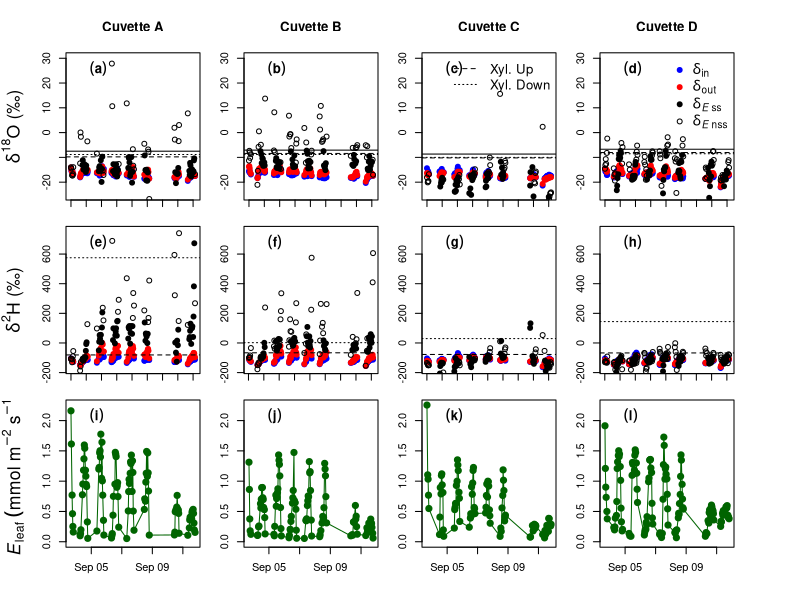

The R source for this figure:
library(lubridate)

dfS <- read.table('barkData/Sept_complete.csv', sep = ';', header = TRUE)
# recalculate transpiration (in mmol m-2 s-1) following Zsofia's email on 1-March-2021
dfS$TrA_old <- dfS$TrA
dfS$TrA <- 1000*((dfS$FlowOut/dfS$Area)*((dfS$H2Oout_G - dfS$H2Oin_G)/(dfS$ATP - dfS$H2Oin_G)))
dfS$DT <- as.POSIXct(dfS$DT, format="%Y-%m-%d %H:%M:%S")
wiS <- read.csv("barkData/Sept_xylem_wi.csv")
dfS <- dplyr::left_join(dfS, wiS, by = 'MpNo')
dfS$band_surface_m2 <- dfS$diam_cm * pi * dfS$length_cm/10000
# estimated needle area per branch given a certain branch diameter
# equation according to Cermak et al. 1998 Ann For Sci
# y = 0.003*x^2 - 0.008*x
# y is needle area in m2 and x is branch sectional area in m2 (mm2???)
dfS$cross_section_area_mm2 <- pi*(dfS$diam_cm*10*0.5)^2
dfS$needle_area_m2 <- 0.003*dfS$cross_section_area_mm2^2 - 0.08*dfS$cross_section_area_mm2
# calculate branch transpiration rate
dfS$E_branch <- dfS$TrA * dfS$needle_area_m2
dfS$time <- yday(dfS$DT) + (hour(dfS$DT)+ minute(dfS$DT)/60)/24
dfS$timeDec <- hour(dfS$DT)+ (minute(dfS$DT)/60)
dfS$DOY <- yday(dfS$DT)
# calculate deltas (d18O and d2H) of transpired water (d_E), according to:
dfS$d18O_E <- (dfS$FlowOut*dfS$H2Oout_G*dfS$d18O_out*0.001 - dfS$FlowIn*dfS$H2Oin_G*dfS$d18O_in*0.001)*1000/
  (dfS$FlowOut*dfS$H2Oout_G - dfS$FlowIn*dfS$H2Oin_G)
dfS$ss <- ifelse(dfS$d18O_E <= dfS$d18_up_lim & dfS$PAR >= 100 &
                   dfS$timeDec >= 10 & dfS$timeDec < 18 &
                   dfS$DOY >= 247, 'yes', 'no')

dfS$d2H_E <- (dfS$FlowOut*dfS$H2Oout_G*dfS$dDH_out*0.001 - dfS$FlowIn*dfS$H2Oin_G*dfS$dDH_in*0.001)*1000/
  (dfS$FlowOut*dfS$H2Oout_G - dfS$FlowIn*dfS$H2Oin_G)

myMpNo <- unique(dfS$MpNo)

dfSwhole <- dfS
dfS <- subset(dfS, DOY != 252)

windows(12,8)
par(mfrow=c(3, 4), mar = c(0, 5, 4, 0))
plot(subset(dfS, MpNo == myMpNo[1])$d18O_in ~ subset(dfS, MpNo == myMpNo[1])$DT,
     pch =19, col = 'blue', ylim = c(-25, 30), main = 'Cuvette A', axes = F,
     ylab = expression(paste(delta^{18}, "O (\u2030)")), xlab = '', cex.lab = 1.6)
points(subset(dfS, MpNo == myMpNo[1])$d18O_out ~ subset(dfS, MpNo == myMpNo[1])$DT, pch =19, col = 'red')
points(subset(dfS, MpNo == myMpNo[1] & ss == 'yes')$d18O_E ~ subset(dfS, MpNo == myMpNo[1] & ss == 'yes')$DT,
       pch =19, col = 'black')
points(subset(dfS, MpNo == myMpNo[1] & ss == 'no')$d18O_E ~ subset(dfS, MpNo == myMpNo[1] & ss == 'no')$DT,
       pch =1, col = 'black')
abline(subset(dfS, MpNo == myMpNo[1])$d18O_b[1], 0, lty = 2)
abline(subset(dfS, MpNo == myMpNo[1])$d18O_a[1], 0, lty = 3)
abline(subset(dfS, MpNo == myMpNo[1])$d18_up_lim[1], 0)
axis(side = 2, at = seq(-20, 30, 10), labels = seq(-20, 30, 10))
axis(side = 1, at = seq(min(subset(dfS, MpNo == myMpNo[1])$DT), max(subset(dfS, MpNo == myMpNo[1])$DT), 'day'),
     labels = F)
box()
legend('topleft', expression(bold((a))), bty = 'n', cex = 1.2, pt.cex = 1)

par(mar = c(0, 5*2/3, 4, 5/3))
plot(subset(dfS, MpNo == myMpNo[2])$d18O_in ~ subset(dfS, MpNo == myMpNo[2])$DT,
     pch =19, col = 'blue', ylim = c(-25, 30), axes = F,
     ylab = '', xlab = '', main = 'Cuvette B')
points(subset(dfS, MpNo == myMpNo[2])$d18O_out ~ subset(dfS, MpNo == myMpNo[2])$DT, pch =19, col = 'red')
points(subset(dfS, MpNo == myMpNo[2] & ss == 'yes')$d18O_E ~ subset(dfS, MpNo == myMpNo[2] & ss == 'yes')$DT,
       pch =19, col = 'black')
points(subset(dfS, MpNo == myMpNo[2] & ss == 'no')$d18O_E ~ subset(dfS, MpNo == myMpNo[2] & ss == 'no')$DT,
       pch =1, col = 'black')
abline(subset(dfS, MpNo == myMpNo[2])$d18O_b[1], 0, lty = 2)
abline(subset(dfS, MpNo == myMpNo[2])$d18O_a[1], 0, lty = 3)
abline(subset(dfS, MpNo == myMpNo[2])$d18_up_lim[1], 0)
axis(side = 2, at = seq(-20, 30, 10), labels = seq(-20, 30, 10))
axis(side = 1, at = seq(min(subset(dfS, MpNo == myMpNo[2])$DT), max(subset(dfS, MpNo == myMpNo[2])$DT), 'day'),
     labels = F)
box()
legend('topleft', expression(bold((b))), bty = 'n', cex = 1.2, pt.cex = 1)

par(mar = c(0, 5/3, 4, 5*2/3))
plot(subset(dfS, MpNo == myMpNo[3])$d18O_in ~ subset(dfS, MpNo == myMpNo[3])$DT,
     pch =19, col = 'blue', ylim = c(-25, 30), axes = F,
     ylab = '', xlab = '', main = 'Cuvette C')
points(subset(dfS, MpNo == myMpNo[3])$d18O_out ~ subset(dfS, MpNo == myMpNo[3])$DT, pch =19, col = 'red')
points(subset(dfS, MpNo == myMpNo[3] & ss == 'yes')$d18O_E ~ subset(dfS, MpNo == myMpNo[3] & ss == 'yes')$DT,
       pch =19, col = 'black')
points(subset(dfS, MpNo == myMpNo[3] & ss == 'no')$d18O_E ~ subset(dfS, MpNo == myMpNo[3] & ss == 'no')$DT,
       pch =1, col = 'black')
abline(subset(dfS, MpNo == myMpNo[3])$d18O_b[1], 0, lty = 2)
abline(subset(dfS, MpNo == myMpNo[3])$d18O_a[1], 0, lty = 3)
abline(subset(dfS, MpNo == myMpNo[3])$d18_up_lim[1], 0)
axis(side = 2, at = seq(-20, 30, 10), seq(-20, 30, 10))
axis(side = 1, at = seq(min(subset(dfS, MpNo == myMpNo[3])$DT), max(subset(dfS, MpNo == myMpNo[3])$DT), 'day'),
     labels = F)
box()
legend('topleft', expression(bold((c))), bty = 'n', cex = 1.2, pt.cex = 1)

legend('topright', legend = c('Xyl. Up', 'Xyl. Down'), bty = 'n', lty = c(2, 3),
       cex = 1.2, pt.cex = 1)

par(mar = c(0, 0, 4, 5))
plot(subset(dfS, MpNo == myMpNo[4])$d18O_in ~ subset(dfS, MpNo == myMpNo[4])$DT,
     pch =19, col = 'blue', ylim = c(-25, 30), axes = F,
     ylab = '', xlab = '', main = 'Cuvette D')
points(subset(dfS, MpNo == myMpNo[4])$d18O_out ~ subset(dfS, MpNo == myMpNo[4])$DT, pch =19, col = 'red')
points(subset(dfS, MpNo == myMpNo[4] & ss == 'yes')$d18O_E ~ subset(dfS, MpNo == myMpNo[4] & ss == 'yes')$DT,
       pch =19, col = 'black')
points(subset(dfS, MpNo == myMpNo[4] & ss == 'no')$d18O_E ~ subset(dfS, MpNo == myMpNo[4] & ss == 'no')$DT,
       pch =1, col = 'black')
abline(subset(dfS, MpNo == myMpNo[4])$d18O_b[1], 0, lty = 2)
abline(subset(dfS, MpNo == myMpNo[4])$d18O_a[1], 0, lty = 3)
abline(subset(dfS, MpNo == myMpNo[4])$d18_up_lim[1], 0)
axis(side = 2, at = seq(-20, 30, 10), labels = seq(-20, 30, 10))
axis(side = 1, at = seq(min(subset(dfS, MpNo == myMpNo[4])$DT), max(subset(dfS, MpNo == myMpNo[4])$DT), 'day'),
     labels = F)
box()
legend('topleft', expression(bold((d))), bty = 'n', cex = 1.2, pt.cex = 1)
legend('topright', pch = c(rep(19, 3), 1), legend = c(expression(delta['in']), expression(delta[out]),
                              expression(delta[italic(E)~ss]), expression(delta[italic(E)~nss])), 
       col = c('blue', 'red', 'black', 'black'), bty = 'n', cex = 1.3, pt.cex = 1)

par(mar = c(2, 5, 2, 0))
plot(subset(dfS, MpNo == myMpNo[1])$dDH_in ~ subset(dfS, MpNo == myMpNo[1])$DT,
     pch =19, col = 'blue', ylim = c(-170, 750), axes = F,
     ylab = expression(paste(delta^{2}, "H (\u2030)")), xlab = '', cex.lab = 1.6)
points(subset(dfS, MpNo == myMpNo[1])$dDH_out ~ subset(dfS, MpNo == myMpNo[1])$DT, pch =19, col = 'red')
points(subset(dfS, MpNo == myMpNo[1] & ss == 'yes')$d2H_E ~ subset(dfS, MpNo == myMpNo[1] & ss == 'yes')$DT,
       pch =19, col = 'black')
points(subset(dfS, MpNo == myMpNo[1] & ss == 'no')$d2H_E ~ subset(dfS, MpNo == myMpNo[1] & ss == 'no')$DT,
       pch =1, col = 'black')
abline(subset(dfS, MpNo == myMpNo[1])$d2H_b[1], 0, lty = 2)
abline(subset(dfS, MpNo == myMpNo[1])$d2H_a[1], 0, lty = 3)
axis(side = 2, at = seq(-200, 600, 200), labels = seq(-200, 600, 200))
axis(side = 1, at = seq(min(subset(dfS, MpNo == myMpNo[1])$DT), max(subset(dfS, MpNo == myMpNo[1])$DT), 'day'),
     labels = F)
box()
legend('topleft', expression(bold((e))), bty = 'n', cex = 1.2, pt.cex = 1)

par(mar = c(2, 5*2/3, 2, 5/3))
plot(subset(dfS, MpNo == myMpNo[2])$dDH_in ~ subset(dfS, MpNo == myMpNo[2])$DT,
     pch =19, col = 'blue', ylim = c(-170, 750), axes = F,
     ylab = '', xlab = '')
points(subset(dfS, MpNo == myMpNo[2])$dDH_out ~ subset(dfS, MpNo == myMpNo[2])$DT, pch =19, col = 'red')
points(subset(dfS, MpNo == myMpNo[2] & ss == 'yes')$d2H_E ~ subset(dfS, MpNo == myMpNo[2] & ss == 'yes')$DT,
       pch =19, col = 'black')
points(subset(dfS, MpNo == myMpNo[2] & ss == 'no')$d2H_E ~ subset(dfS, MpNo == myMpNo[2] & ss == 'no')$DT,
       pch =1, col = 'black')
abline(subset(dfS, MpNo == myMpNo[2])$d2H_b[1], 0, lty = 2)
abline(subset(dfS, MpNo == myMpNo[2])$d2H_a[1], 0, lty = 3)
axis(side = 2, at = seq(-200, 600, 200), labels = seq(-200, 600, 200))
axis(side = 1, at = seq(min(subset(dfS, MpNo == myMpNo[1])$DT), max(subset(dfS, MpNo == myMpNo[1])$DT), 'day'),
     labels = F)
box()
legend('topleft', expression(bold((f))), bty = 'n', cex = 1.2, pt.cex = 1)

par(mar = c(2, 5/3, 2, 5*2/3))
plot(subset(dfS, MpNo == myMpNo[3])$dDH_in ~ subset(dfS, MpNo == myMpNo[3])$DT,
     pch =19, col = 'blue', ylim = c(-170, 750), axes = F,
     ylab = '', xlab = '')
points(subset(dfS, MpNo == myMpNo[3])$dDH_out ~ subset(dfS, MpNo == myMpNo[3])$DT, pch =19, col = 'red')
points(subset(dfS, MpNo == myMpNo[3] & ss == 'yes')$d2H_E ~ subset(dfS, MpNo == myMpNo[3] & ss == 'yes')$DT,
       pch =19, col = 'black')
points(subset(dfS, MpNo == myMpNo[3] & ss == 'no')$d2H_E ~ subset(dfS, MpNo == myMpNo[3] & ss == 'no')$DT,
       pch =1, col = 'black')
abline(subset(dfS, MpNo == myMpNo[3])$d2H_b[1], 0, lty = 2)
abline(subset(dfS, MpNo == myMpNo[3])$d2H_a[1], 0, lty = 3)
axis(side = 2, at = seq(-200, 600, 200), labels = seq(-200, 600, 200))
axis(side = 1, at = seq(min(subset(dfS, MpNo == myMpNo[1])$DT), max(subset(dfS, MpNo == myMpNo[1])$DT), 'day'),
     labels = F)
box()
legend('topleft', expression(bold((g))), bty = 'n', cex = 1.2, pt.cex = 1)

par(mar = c(2, 0, 2, 5))
plot(subset(dfS, MpNo == myMpNo[4])$dDH_in ~ subset(dfS, MpNo == myMpNo[4])$DT,
     pch =19, col = 'blue', ylim = c(-170, 750), axes = F,
     ylab = '', xlab = '')
points(subset(dfS, MpNo == myMpNo[4])$dDH_out ~ subset(dfS, MpNo == myMpNo[4])$DT, pch =19, col = 'red')
points(subset(dfS, MpNo == myMpNo[4] & ss == 'yes')$d2H_E ~ subset(dfS, MpNo == myMpNo[4] & ss == 'yes')$DT,
       pch =19, col = 'black')
points(subset(dfS, MpNo == myMpNo[4] & ss == 'no')$d2H_E ~ subset(dfS, MpNo == myMpNo[4] & ss == 'no')$DT,
       pch =1, col = 'black')
abline(subset(dfS, MpNo == myMpNo[4])$d2H_b[1], 0, lty = 2)
abline(subset(dfS, MpNo == myMpNo[4])$d2H_a[1], 0, lty = 3)
axis(side = 2, at = seq(-200, 600, 200), labels = seq(-200, 600, 200))
axis(side = 1, at = seq(min(subset(dfS, MpNo == myMpNo[1])$DT), max(subset(dfS, MpNo == myMpNo[1])$DT), 'day'),
     labels = F)
box()
legend('topleft', expression(bold((h))), bty = 'n', cex = 1.2, pt.cex = 1)

par(mar = c(4, 5, 0, 0))
plot(subset(dfS, MpNo == myMpNo[1])$TrA ~ subset(dfS, MpNo == myMpNo[1])$DT,
     pch = 19, cex = 1.25, col = 'darkgreen', ylim = c(0, 2.25), cex.lab = 1.6,
     ylab = expression(italic(E)[leaf]~(mmol~m^-2~s^-1)), xlab = '')
lines(subset(dfS, MpNo == myMpNo[1])$TrA ~ subset(dfS, MpNo == myMpNo[1])$DT, col ='darkgreen')
legend('topleft', expression(bold((i))), bty = 'n', cex = 1.2, pt.cex = 1)

par(mar = c(4, 5*2/3, 0, 5/3))
plot(subset(dfS, MpNo == myMpNo[2])$TrA ~ subset(dfS, MpNo == myMpNo[2])$DT,
     pch = 19, cex = 1.25, col = 'darkgreen', ylim = c(0, 2.25), 
     ylab = '', xlab = '')
lines(subset(dfS, MpNo == myMpNo[2])$TrA ~ subset(dfS, MpNo == myMpNo[2])$DT, col ='darkgreen')
legend('topleft', expression(bold((j))), bty = 'n', cex = 1.2, pt.cex = 1)

par(mar = c(4, 5/3, 0, 5*2/3))
plot(subset(dfS, MpNo == myMpNo[3])$TrA ~ subset(dfS, MpNo == myMpNo[3])$DT,
     pch = 19, cex = 1.25, col = 'darkgreen', ylim = c(0, 2.25), 
     ylab = '', xlab = '')
lines(subset(dfS, MpNo == myMpNo[3])$TrA ~ subset(dfS, MpNo == myMpNo[3])$DT, col ='darkgreen')
legend('topleft', expression(bold((k))), bty = 'n', cex = 1.2, pt.cex = 1)

par(mar = c(4, 0, 0, 5))
plot(subset(dfS, MpNo == myMpNo[4])$TrA ~ subset(dfS, MpNo == myMpNo[4])$DT,
     pch = 19, cex = 1.25, col = 'darkgreen', ylim = c(0, 2.25), 
     ylab = '', xlab = '')
lines(subset(dfS, MpNo == myMpNo[4])$TrA ~ subset(dfS, MpNo == myMpNo[4])$DT, col ='darkgreen')
legend('topleft', expression(bold((l))), bty = 'n', cex = 1.2, pt.cex = 1)
